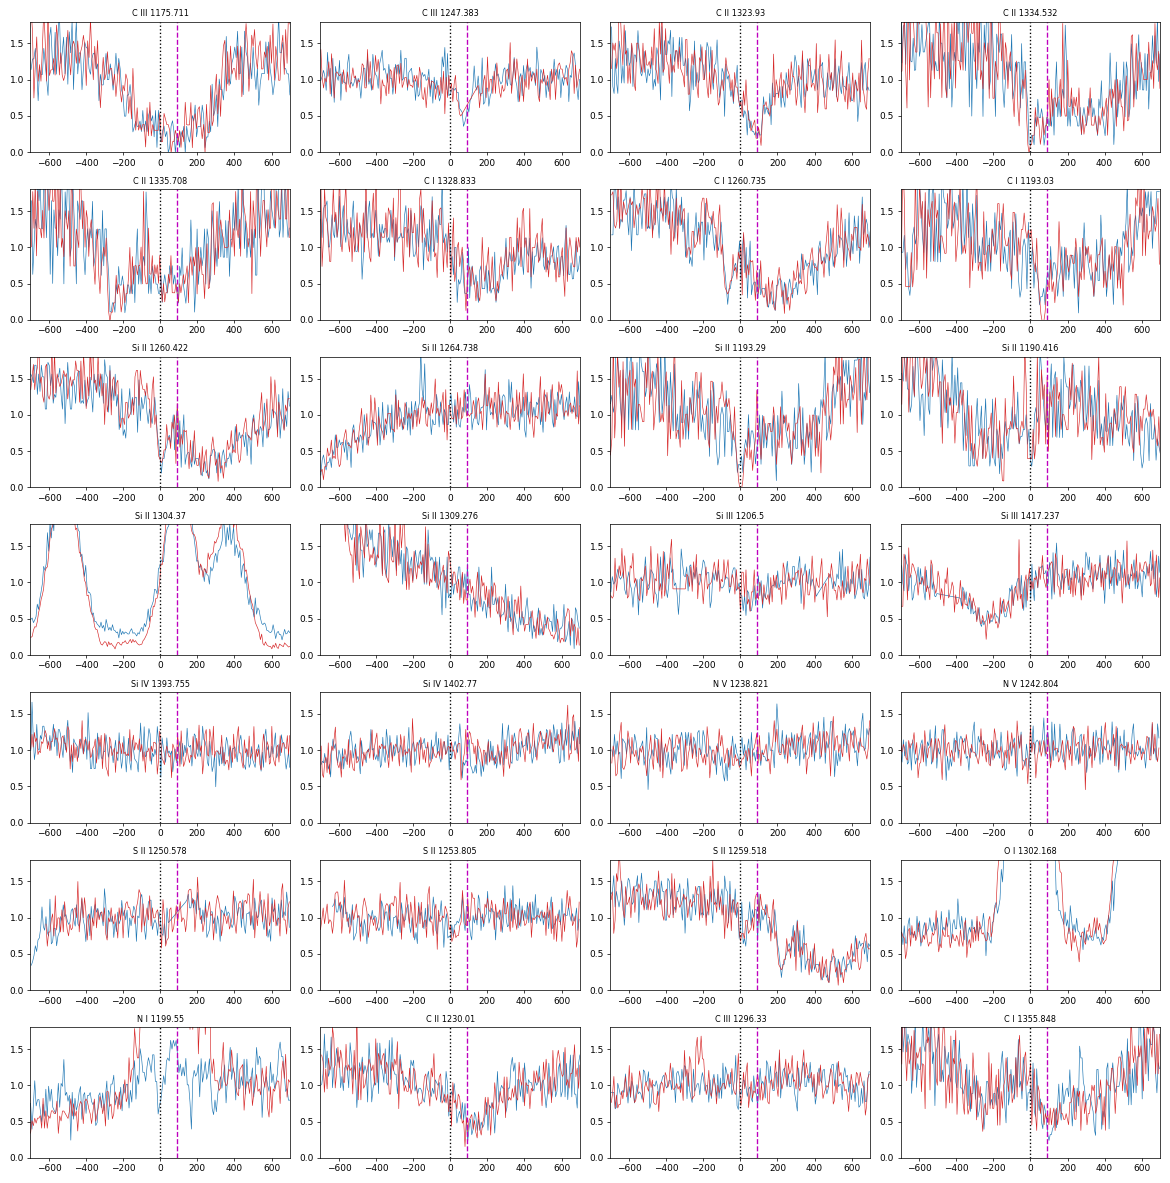

Write Python code to recreate this figure.
import numpy as np, sys
sys.path.insert(0,'.')
from load import *
import matplotlib; matplotlib.use("Agg"); import matplotlib.pyplot as plt
A=load("lfac0zeiq_x1d.fits"); B=load("lfac0zeoq_x1d.fits")
c=2.99792458e5
LL=[('C III',1175.711),('C III',1247.383),('C II',1323.93),('C II',1334.532),('C II',1335.708),('C I',1328.833),('C I',1260.735),('C I',1193.03),
('Si II',1260.422),('Si II',1264.738),('Si II',1193.29),('Si II',1190.416),('Si II',1304.37),('Si II',1309.276),('Si III',1206.5),('Si III',1417.237),
('Si IV',1393.755),('Si IV',1402.77),('N V',1238.821),('N V',1242.804),('S II',1250.578),('S II',1253.805),('S II',1259.518),('O I',1302.168),('N I',1199.55),('C II',1230.01),('C III',1296.33),('C I',1355.848)]
n=len(LL); nc=4; nr=int(np.ceil(n/nc))
fig,ax=plt.subplots(nr,nc,figsize=(18,2.6*nr))
for a,(nm,l0) in zip(ax.flat,LL):
    for X,cc in [(A,'C0'),(B,'C3')]:
        for seg,d in X.items():
            W,F,E,fr=binspec(d['w'],d['f'],d['e'],d['q'],3)
            v=(W/l0-1)*c; s=(np.abs(v)<700)&(fr>0.5)
            if s.sum()<5: continue
            a.plot(v[s],F[s]/np.median(F[s]),color=cc,lw=0.7)
    a.axvline(0,color='k',ls=':'); a.axvline(90,color='m',ls='--')
    a.set_title(f"{nm} {l0}",fontsize=9); a.set_xlim(-700,700); a.set_ylim(0,1.8)
plt.tight_layout(); plt.savefig('vgrid.png',dpi=65)
